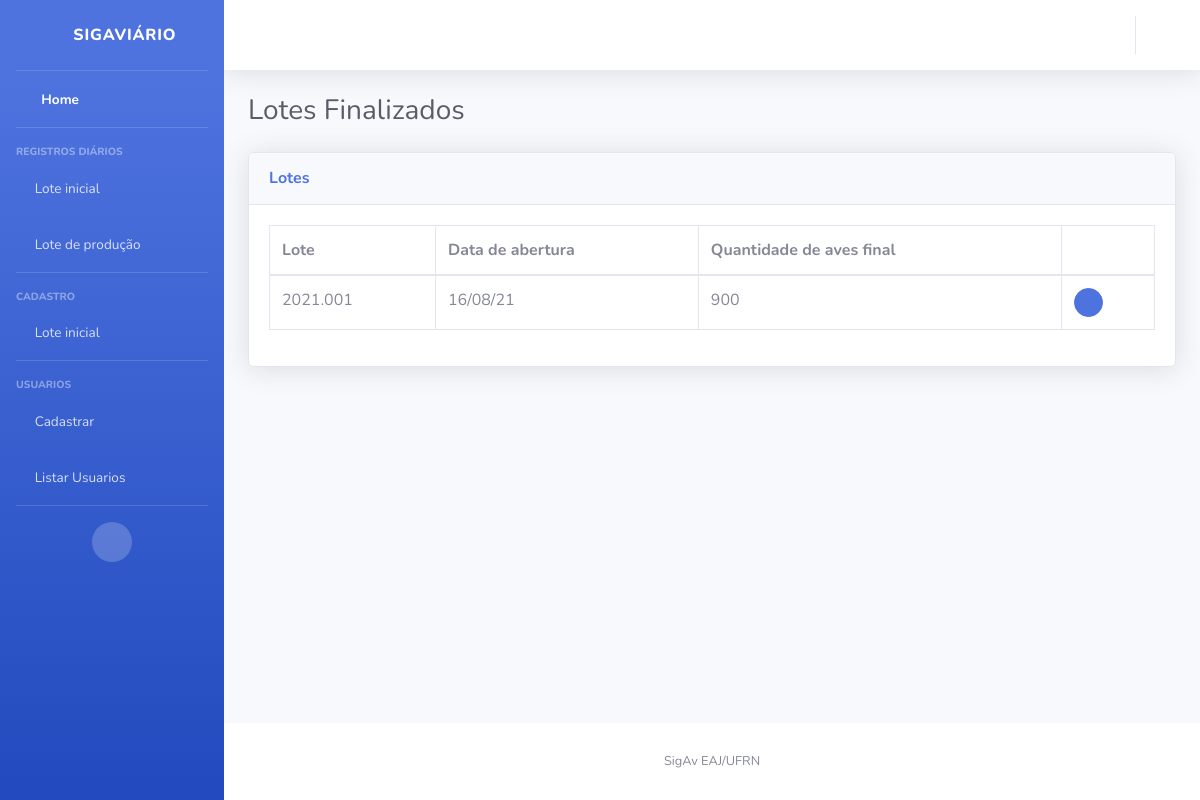
Screenshot of /lote/listar_finalizados/ with the database file from the repository.
### lote/models.py (models this page shows)
class Lote(models.Model):
    codigo = models.CharField(max_length=50, unique=True)
    aptidao = models.CharField(max_length=1, choices=APTIDAO, default='B')
    data_chegada = models.DateField(default=date.today)
    localidade = models.CharField(max_length=200)
    quantidade_aves_chegada = models.PositiveIntegerField()
    quantidade_aves_final = models.PositiveIntegerField(null=True, blank=True)
    raca = models.CharField(max_length=1, choices=RACA)
    status = models.CharField(max_length=1, choices=STATUS, default='A')
    def __str__(self):
        return self.codigo
    class Meta:
        ordering = ('status','data_chegada',)

### lote/views.py (the view)
# urls.py: path('listar_finalizados/', views.listar_finalizados, name='listar_finalizados'),
def listar_finalizados(request):
    lista_lotes = Lote.objects.filter(status="C").order_by('-codigo')
    informacoes = {
        'lista_lotes': lista_lotes
    }
    return render(request, 'lote/listar_finalizados.html', informacoes)

### templates/lote/listar_finalizados.html
{% extends "base.html" %}
{% block titulo %}
  Lotes Finalizados
{% endblock %}
{% block conteudo %}
<div class="card shadow mb-4">
    <div class="card-header py-3">
      <h6 class="m-0 font-weight-bold text-primary">Lotes</h6>
    </div>
    <div class="card-body">
      <div class="table-responsive">
        <table class="table table-bordered" id="dataTable" width="100%" cellspacing="0">
          <thead>
            <tr>
              <th>Lote</th>
              <th>Data de abertura</th>
              <th>Quantidade de aves final</th>
              <th></th>
            </tr>
          </thead>
          <tbody>
            {% for lote in lista_lotes %}
            <tr>
                <td>{{lote}}</td>
                <td>{{lote.data_chegada|date:"d/m/y" }}</td>
                <td>{{lote.quantidade_aves_final}}</td>
                <td>
                  <a href="{% url 'lote:detalhes_finalizado' pk=lote.pk %}" class="btn btn-primary btn-circle btn-sm">
                    <i class="fas fa-search"></i>
                  </a>
                </td>
            </tr>
            {% endfor %}
          </tbody>
        </table>
      </div>
    </div>
  </div>
{% endblock %}

### rows the page displays
Lote: codigo "2021.001", data_chegada "16/08/21", quantidade_aves_final "900"
